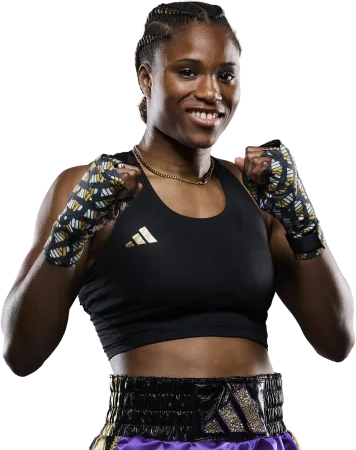
#> input picture assets/images/amb_caroline_dubois.png, 356 x 450 px, given in place of Mr_Q.png, which was not available
$ python make_mrq.py
#> lines starting #> are read from the running program, lines starting #| are printed output that depends on the picture; after the words box and inside, x2 and y2 are one past the last pixel; in counts of white or black regions, pixels touching at a corner belong together; pictures that were not available may be replaced by others from this repository, and a replacement may not be noted
#!/usr/bin/env python3
"""
make_mrq.py — deterministic PFL x MrQ deck build.

Rebuilds from a pristine NetBet-Activation GitHub checkout in a single
verified pass. No stateful edits: run it twice, get byte-identical output.

Scope of this round:
  * NetBet logos -> MrQ throughout (topbar, cover, close, TV watermark,
    favicons, baked-in lockups on social_grid.jpg + Slide_14.jpg)
  * Palette -> MrQ blue
  * Slide 4: France -> Boxing (RMC Sport -> Sky Sports), UK -> MMA,
    France & UK (YouTube) box removed; broadcast detail pop-up to match
  * Slide 13 (LED Wristbands) removed, deck renumbered 18 -> 17
  * Commercials pop-up removed entirely (nav button, modal, edit tooling)

Usage:  python3 make_mrq.py
"""

import hashlib
import random
import re
import shutil
import subprocess
import sys
from pathlib import Path

import numpy as np
from PIL import Image, ImageDraw, ImageFont
from scipy import ndimage

ROOT = Path("/home/claude")
SRC = ROOT / "netbet_src"          # pristine NetBet-Activation checkout
AS = ROOT / "mrq_assets"           # supplied MrQ assets
OUT = ROOT / "mrq"                 # build target

# MrQ palette — core blue sampled from the supplied wordmark (10, 46, 204)
MQ_BLUE = "#0a2ecc"
MQ_BLUE_RGB = (10, 46, 204)
MQ_BLUE_DEEP = "#061d85"
MQ_BLUE_BRIGHT = "#5273ff"          # legible accent text on the dark UI
MQ_GLOW = "62, 98, 255"             # rgba() stem for glows/shadows on dark

TOTAL_OLD, TOTAL_NEW = 18, 17
REMOVED_SLIDE = 13

FAILURES = []
CHECKS = 0


def check(cond, label):
    global CHECKS
    CHECKS += 1
    if not cond:
        FAILURES.append(label)


# [17 lines left out: functions rep, cut, not called in this run]


# ---------------------------------------------------------------------------
# 1. Pristine source
# ---------------------------------------------------------------------------

def prepare_source():
    if SRC.exists():
        shutil.rmtree(SRC)
    subprocess.run(["git", "clone", "--depth", "1",
                    "https://github.com/PFL-2026/Netbet-Activation.git", str(SRC)],
                   check=True, capture_output=True)
#> (this line was passed over: subprocess is not available in this run)
    if OUT.exists():
        shutil.rmtree(OUT)
    shutil.copytree(SRC, OUT, ignore=shutil.ignore_patterns(".git", "make_netbet.py"))
    print(f"  source staged -> {OUT}")


# ---------------------------------------------------------------------------
# 2. Logos + icons
# ---------------------------------------------------------------------------

def _mrq_alpha():
    """Key the supplied blue-on-white MrQ wordmark to an alpha mask."""
    a = np.asarray(Image.open(AS / "Mr_Q.png").convert("RGB")).astype(float)
    # Red channel runs 255 (white) -> 10 (brand blue): clean ramp for alpha
    alpha = np.clip((255 - a[..., 0]) / (255 - MQ_BLUE_RGB[0]), 0, 1)
    alpha = (alpha * 255).round().astype("uint8")
    ys, xs = np.nonzero(alpha > 8)
    return alpha[ys.min():ys.max() + 1, xs.min():xs.max() + 1]


def _solid(alpha, rgb):
#> called with rgb = (10, 46, 204)
    h, w = alpha.shape
#> h = 450; w = 356
    arr = np.dstack([np.full((h, w), c, "uint8") for c in rgb] + [alpha])
    return Image.fromarray(arr, "RGBA")


def build_logos():
    logo_dir = OUT / "assets" / "logos"
    alpha = _mrq_alpha()
    # Round 4: Mr Q runs in its supplied brand blue everywhere (one file).
    _solid(alpha, MQ_BLUE_RGB).save(logo_dir / "mrq.png", optimize=True)

    # MVP wordmark: supplied white-on-black JPEG -> white with alpha
    m = np.asarray(Image.open(AS / "r4" / "mvp_logo.jpeg").convert("L")).astype(float)
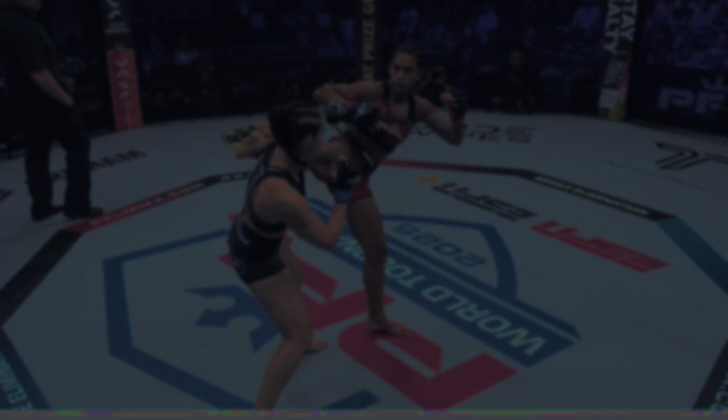
#> input picture assets/images/ambassadors_cage_bg.jpg, 1456 x 840 px, given in place of mvp_logo.jpeg, which was not available (shown at 1/2 size)
    a = np.clip((m - 40) / (235 - 40), 0, 1)
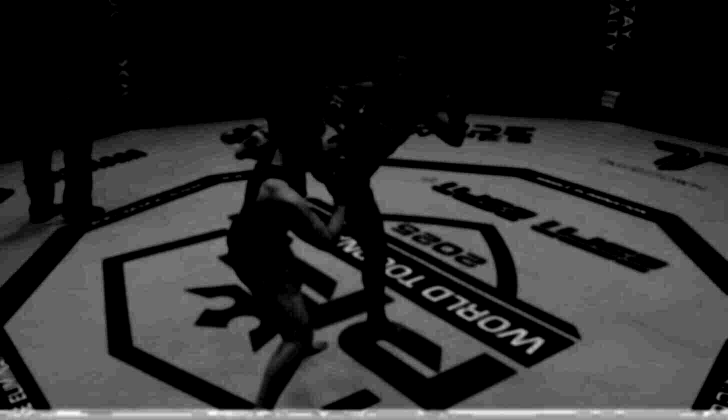
#> a: shape (840, 1456) float64 (shown at 1/2 size); min 0, max 0.179, mean 0.0304; drawn with min black and max white
    a = (a * 255).round().astype("uint8")
    ys, xs = np.nonzero(a > 8)
    a = a[ys.min():ys.max() + 1, xs.min():xs.max() + 1]
    mvp = _solid(a, (255, 255, 255))
    mvp.save(OUT / "assets" / "images" / "mvp_logo.png", optimize=True)
    ar = np.asarray(mvp)
    check(ar[..., 3].mean() > 60 and ar[0, 0, 3] == 0, "mvp_logo.png keyed (white on alpha)")
    for name in ("pfl_logo.png", "pfl_logo_white.png"):
        q = OUT / "assets" / "images" / name
        if q.exists():
            q.unlink()
        check(not q.exists(), f"retired PFL logo: {name}")

    # --- Sky Sports: white plate keyed out, navy "sky" reversed to white,
    # red "sports" plate (with its white lettering) kept as supplied.
    rgb = np.asarray(Image.open(AS / "Sky Sports.jpeg").convert("RGB")).astype(float)
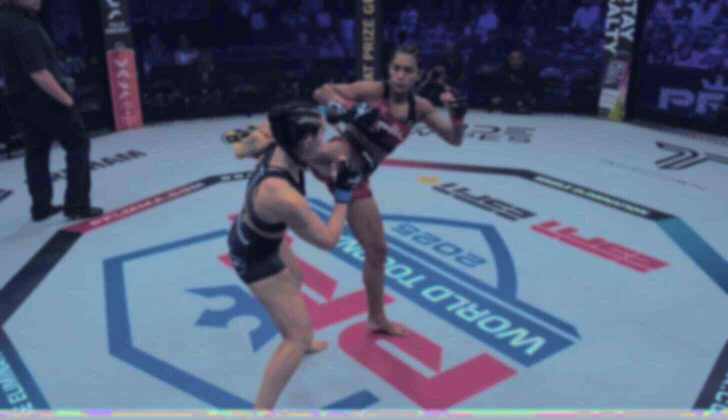
#> rgb: shape (840, 1456, 3) float64 (shown at 1/2 size); mean R, G, B 31.3, 35.5, 44.5; drawn with min black and max white
    mn = rgb.min(axis=2)
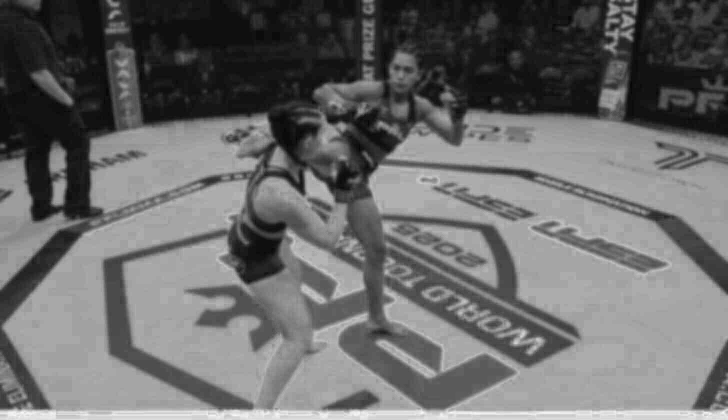
#> mn: shape (840, 1456) float64 (shown at 1/2 size); min 1, max 69, mean 29.6; drawn with min black and max white
    lab, _ = ndimage.label(mn > 232)
#> lab: shape (840, 1456) int32; every value is 0
    border = set(np.unique(np.concatenate([lab[0], lab[-1], lab[:, 0], lab[:, -1]])))
#> border = 1 item
    border.discard(0)
    bg = np.isin(lab, list(border))
#> bg: shape (840, 1456) bool; every value is 0
    edge = ndimage.binary_dilation(bg, iterations=3) & ~bg
    alpha = np.ones(mn.shape)
    alpha[bg] = 0
    alpha[edge] = np.clip((255 - mn[edge]) / 225, 0, 1)
#> alpha: shape (840, 1456) float64; every value is 1
    out = rgb.copy()
    blue = (rgb[..., 2] > rgb[..., 0] + 25)          # the navy "sky" letters
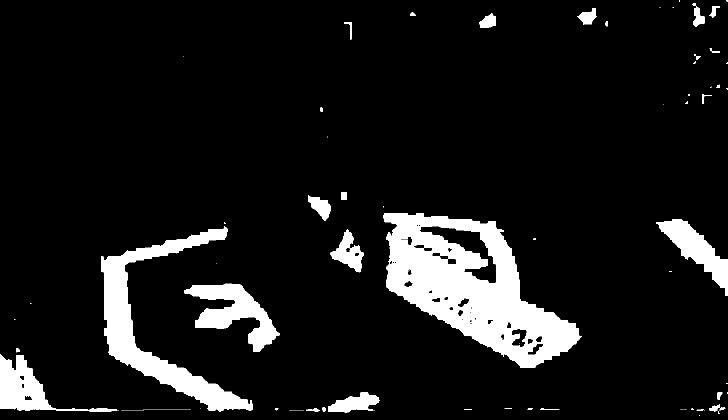
#> blue: shape (840, 1456) bool (shown at 1/2 size); 9.8% white; 157 white regions (125 under 20 px), largest, box (x1, y1, x2, y2) and area: (766, 426, 1164, 735) 57585, (202, 452, 506, 823) 25230, (368, 567, 559, 704) 10583
    out[blue] = 255
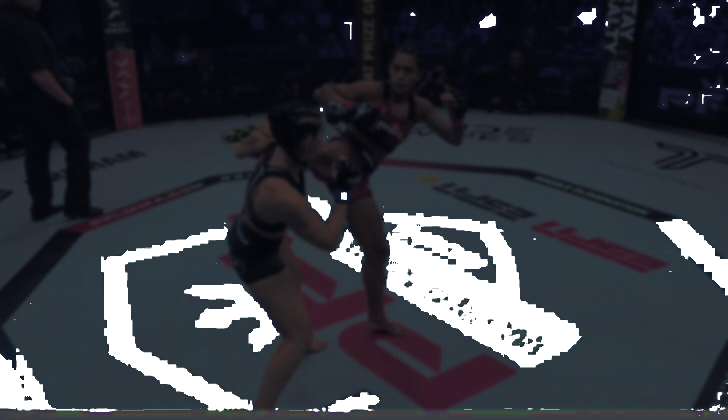
#> out: shape (840, 1456, 3) float64 (shown at 1/2 size); mean R, G, B 53.6, 56.4, 63.8
    # Un-premultiply the red plate's anti-aliased rim against white
    red_edge = edge & ~blue & (alpha > 0.02)
    a3 = alpha[red_edge][:, None]
#> a3 = empty array
    out[red_edge] = np.clip((rgb[red_edge] - 255 * (1 - a3)) / a3, 0, 255)
    rgba = np.dstack([out, alpha * 255]).round().astype("uint8")
    sky = Image.fromarray(rgba, "RGBA")
    sky = sky.crop(sky.getbbox())
    sky.save(logo_dir / "sky-sports.png", optimize=True)

    ar = np.asarray(sky).astype(int)
    check(ar[0, 0, 3] == 0 and ar[-1, -1, 3] == 0, "sky-sports.png corners transparent")
    # white "sports" lettering inside the red plate must survive
    plate = ar[:, int(ar.shape[1] * 0.4):]
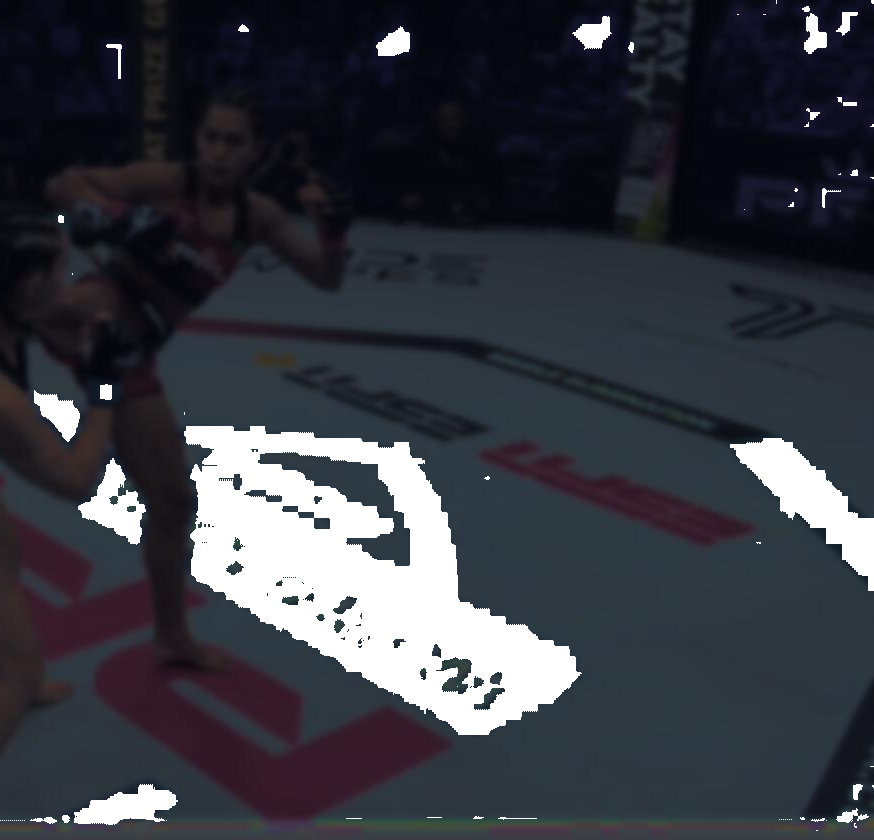
#> plate: shape (840, 874, 4) int64; mean R, G, B, A 56.2, 58.4, 66.3, 255
    check(((plate[..., :3].min(axis=2) > 235) & (plate[..., 3] > 250)).sum() > 3000,
          "sky-sports.png keeps white lettering inside red plate")
    check(((ar[..., 2] > ar[..., 0] + 40) & (ar[..., 3] > 200)).sum() < 50,
          "sky-sports.png has no residual navy")

    for name in ("netbet.png", "netbet-white.png", "rmc-sport.png", "youtube.png",
                 "mrq-white.png", "mrq-blue.png"):
        p = logo_dir / name
        if p.exists():
            p.unlink()
        check(not p.exists(), f"retired logo: {name}")
    for name in ("mrq.png", "sky-sports.png"):
        p = logo_dir / name
        check(p.exists() and Image.open(p).mode == "RGBA", f"logo written w/ alpha: {name}")
    print("  logos: mrq, mrq-white, mrq-blue, sky-sports (rmc-sport, youtube retired)")


def build_icons():
    """Favicon set — MrQ blue tile with the white Q glyph from the wordmark."""
    icon_dir = OUT / "assets" / "icons"
    alpha = _mrq_alpha()
    # The Q is the right-hand glyph: take columns right of the widest empty gap
    cols = (alpha > 40).sum(axis=0)
#> cols = 356 values, max 450 at index 8, min 419 at index 353, mean 446.8
    xs = np.nonzero(cols)[0]
#> xs = 356 values from 0 to 355
    # Q is the last glyph: start after the right-most empty-column run
    gaps = [xs[i + 1] for i in range(len(xs) - 1) if xs[i + 1] - xs[i] > 2]
#> gaps = []
    check(len(gaps) >= 2, f"wordmark splits into 3 glyphs ({len(gaps) + 1})")
#> (the run stopped early here; a loop or call above may not have finished)
